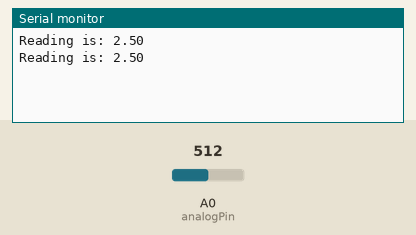
Simulated run of this sketch. Board: Arduino Uno, built with avr-gcc and run on an emulated ATmega328P. On the bench: the last lines printed to the serial monitor. The inputs (shaded band) are chosen by the test bench; at power-on: A0 (analogPin) = 512.

Above: at 2.8 s.
2.9 s: A0 (analogPin) set to 716
At 5.2 s:
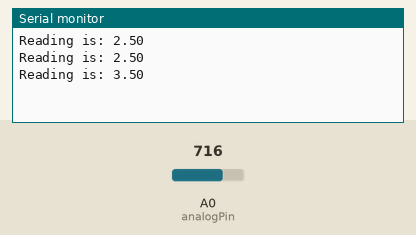
5.6 s: A0 (analogPin) set to 900
At 6.8 s:
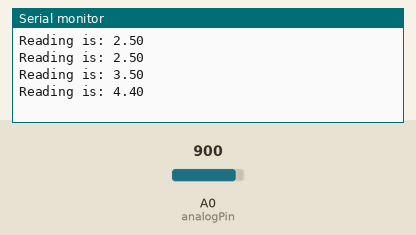
Timing chart, 0 to 8.6 s (numbered marks = the images above; inputs shaded):
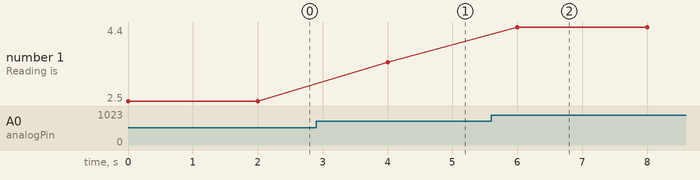

Measured:
- after the input at 2.9 s, the serial monitor: prints a new line after 1.1 s (image 1)
- after the input at 5.6 s, the serial monitor: prints a new line after 0.40 s (image 2)
- plotted number 1: 2.5 → 3.5 after the input at 2.9 s, 3.5 → 4.4 after the input at 5.6 s

The sketch:

AquaPlumb.ino
```cpp
/*
 * AquaPlumb: https://www.vegetronix.com/Products/AquaPlumb/
 * Connections:
 *    VCC: 3.5V to 20V DC : Red Wire
 *    GND: Shield
 *    Output: Across Black and Shield
 */

int analogPin = A0;
float reading = 0;

void setup() {
  Serial.begin(9600);
}

void loop() {
  reading = analogRead(analogPin);
  reading = reading* (5.0 / 1023.0);
  Serial.print("Reading is: "); Serial.println(reading);
  delay(2000);
}
```
